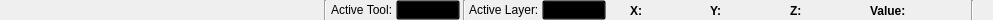
<?xml version="1.0" encoding="UTF-8"?>
<ui version="4.0">
 <class>StatusBar</class>
 <widget class="QWidget" name="StatusBar">
  <property name="geometry">
   <rect>
    <x>0</x>
    <y>0</y>
    <width>993</width>
    <height>20</height>
   </rect>
  </property>
  <property name="windowTitle">
   <string>Form</string>
  </property>
  <property name="styleSheet">
   <string notr="true">QToolButton{
	background-color:  rgba( 0, 0, 0, 0 );
	border: 1px solid  rgba( 0, 0, 0, 0 );
	margin: 0, 0, 0, 0;
	padding: 0, 0, 0, 0, ;
}


 QComboBox {
     padding: 1px 1px 1px 1px;
     min-width: 6em;
	background-color: rgba( 0,0,0,0 );
	color: black;
 }

 QComboBox:editable {
 }

 QComboBox:!editable, QComboBox::drop-down:editable {
	background-color: qlineargradient(x1: 0, y1: 0, x2: 0, y2: 1,
                                  stop: 0 #E1E1E1, stop: 0.4 #DDDDDD,
                                  stop: 0.5 #D8D8D8, stop: 1.0 #D3D3D3);
 }

 /* QComboBox gets the &quot;on&quot; state when the popup is open */
 QComboBox:!editable:on, QComboBox::drop-down:editable:on {
     background: qlineargradient(x1: 0, y1: 0, x2: 0, y2: 1,
                                 stop: 0 #D3D3D3, stop: 0.4 #D8D8D8,
                                 stop: 0.5 #DDDDDD, stop: 1.0 #E1E1E1);
 }

 QComboBox:on { /* shift the text when the popup opens */
 }

 QComboBox::drop-down {
     subcontrol-origin: padding;
     subcontrol-position: top right;
    /* width: 16px;*/
     border-top-right-radius: 2px;
     border-bottom-right-radius: 2px;
 }

 QComboBox::down-arrow {
     image: url(&quot;:/Images/Arrow.png&quot;);
 }

 QComboBox::down-arrow:on { /* shift the arrow when popup is open */
     top: 0px;
     left: 0px;
 }
QComboBox::icon{
	border: 1px solid rgba( 0, 0, 0, 0 );
}</string>
  </property>
  <layout class="QHBoxLayout" name="horizontalLayout_11">
   <property name="spacing">
    <number>0</number>
   </property>
   <property name="margin">
    <number>0</number>
   </property>
   <item>
    <widget class="QWidget" name="widget_8" native="true">
     <property name="sizePolicy">
      <sizepolicy hsizetype="Fixed" vsizetype="Fixed">
       <horstretch>0</horstretch>
       <verstretch>0</verstretch>
      </sizepolicy>
     </property>
     <property name="minimumSize">
      <size>
       <width>20</width>
       <height>20</height>
      </size>
     </property>
     <property name="maximumSize">
      <size>
       <width>20</width>
       <height>20</height>
      </size>
     </property>
     <property name="font">
      <font>
       <pointsize>10</pointsize>
      </font>
     </property>
     <layout class="QHBoxLayout" name="horizontalLayout_8">
      <property name="spacing">
       <number>0</number>
      </property>
      <property name="margin">
       <number>2</number>
      </property>
      <item>
       <widget class="QToolButton" name="info_button_">
        <property name="minimumSize">
         <size>
          <width>16</width>
          <height>16</height>
         </size>
        </property>
        <property name="maximumSize">
         <size>
          <width>16</width>
          <height>16</height>
         </size>
        </property>
        <property name="font">
         <font>
          <pointsize>10</pointsize>
         </font>
        </property>
        <property name="text">
         <string/>
        </property>
        <property name="icon">
         <iconset resource="../../Resources/QtResources.qrc">
          <normaloff>:/Images/TextOff.png</normaloff>
          <normalon>:/Images/Text.png</normalon>:/Images/TextOff.png</iconset>
        </property>
        <property name="checkable">
         <bool>false</bool>
        </property>
        <property name="checked">
         <bool>false</bool>
        </property>
        <property name="popupMode">
         <enum>QToolButton::DelayedPopup</enum>
        </property>
       </widget>
      </item>
     </layout>
    </widget>
   </item>
   <item>
    <widget class="QWidget" name="widget_6" native="true">
     <property name="sizePolicy">
      <sizepolicy hsizetype="MinimumExpanding" vsizetype="Preferred">
       <horstretch>0</horstretch>
       <verstretch>0</verstretch>
      </sizepolicy>
     </property>
     <property name="minimumSize">
      <size>
       <width>0</width>
       <height>20</height>
      </size>
     </property>
     <property name="maximumSize">
      <size>
       <width>16777215</width>
       <height>20</height>
      </size>
     </property>
     <property name="font">
      <font>
       <pointsize>10</pointsize>
      </font>
     </property>
     <layout class="QHBoxLayout" name="horizontalLayout_6">
      <property name="spacing">
       <number>0</number>
      </property>
      <property name="leftMargin">
       <number>4</number>
      </property>
      <property name="topMargin">
       <number>0</number>
      </property>
      <property name="rightMargin">
       <number>4</number>
      </property>
      <property name="bottomMargin">
       <number>0</number>
      </property>
      <item>
       <widget class="QLabel" name="status_report_label_">
        <property name="sizePolicy">
         <sizepolicy hsizetype="MinimumExpanding" vsizetype="Preferred">
          <horstretch>0</horstretch>
          <verstretch>0</verstretch>
         </sizepolicy>
        </property>
        <property name="text">
         <string/>
        </property>
       </widget>
      </item>
      <item>
       <spacer name="horizontalSpacer">
        <property name="orientation">
         <enum>Qt::Horizontal</enum>
        </property>
        <property name="sizeHint" stdset="0">
         <size>
          <width>40</width>
          <height>20</height>
         </size>
        </property>
       </spacer>
      </item>
      <item>
       <widget class="Line" name="line_2">
        <property name="minimumSize">
         <size>
          <width>0</width>
          <height>20</height>
         </size>
        </property>
        <property name="maximumSize">
         <size>
          <width>16777215</width>
          <height>20</height>
         </size>
        </property>
        <property name="orientation">
         <enum>Qt::Vertical</enum>
        </property>
       </widget>
      </item>
     </layout>
    </widget>
   </item>
   <item>
    <widget class="QWidget" name="actives_" native="true">
     <property name="sizePolicy">
      <sizepolicy hsizetype="Minimum" vsizetype="Fixed">
       <horstretch>0</horstretch>
       <verstretch>0</verstretch>
      </sizepolicy>
     </property>
     <property name="minimumSize">
      <size>
       <width>0</width>
       <height>20</height>
      </size>
     </property>
     <property name="maximumSize">
      <size>
       <width>16777215</width>
       <height>20</height>
      </size>
     </property>
     <layout class="QHBoxLayout" name="horizontalLayout_9">
      <property name="spacing">
       <number>3</number>
      </property>
      <property name="margin">
       <number>0</number>
      </property>
      <item>
       <widget class="QLabel" name="label_2">
        <property name="text">
         <string>Active Tool:</string>
        </property>
       </widget>
      </item>
      <item>
       <widget class="QComboBox" name="tool_combobox_">
        <property name="sizeAdjustPolicy">
         <enum>QComboBox::AdjustToContents</enum>
        </property>
        <property name="frame">
         <bool>false</bool>
        </property>
       </widget>
      </item>
      <item>
       <widget class="Line" name="line">
        <property name="sizePolicy">
         <sizepolicy hsizetype="Fixed" vsizetype="Fixed">
          <horstretch>0</horstretch>
          <verstretch>0</verstretch>
         </sizepolicy>
        </property>
        <property name="minimumSize">
         <size>
          <width>0</width>
          <height>20</height>
         </size>
        </property>
        <property name="maximumSize">
         <size>
          <width>16777215</width>
          <height>20</height>
         </size>
        </property>
        <property name="orientation">
         <enum>Qt::Vertical</enum>
        </property>
       </widget>
      </item>
      <item>
       <widget class="QLabel" name="label">
        <property name="text">
         <string>Active Layer:</string>
        </property>
       </widget>
      </item>
      <item>
       <widget class="QComboBox" name="layer_combobox_">
        <property name="sizeAdjustPolicy">
         <enum>QComboBox::AdjustToContents</enum>
        </property>
        <property name="frame">
         <bool>false</bool>
        </property>
       </widget>
      </item>
     </layout>
    </widget>
   </item>
   <item>
    <widget class="QWidget" name="label_values_" native="true">
     <property name="sizePolicy">
      <sizepolicy hsizetype="Fixed" vsizetype="Fixed">
       <horstretch>0</horstretch>
       <verstretch>0</verstretch>
      </sizepolicy>
     </property>
     <property name="minimumSize">
      <size>
       <width>364</width>
       <height>20</height>
      </size>
     </property>
     <property name="maximumSize">
      <size>
       <width>364</width>
       <height>20</height>
      </size>
     </property>
     <property name="font">
      <font>
       <pointsize>10</pointsize>
      </font>
     </property>
     <layout class="QHBoxLayout" name="horizontalLayout_5" stretch="0,4,4,4,5">
      <property name="spacing">
       <number>0</number>
      </property>
      <property name="margin">
       <number>0</number>
      </property>
      <item>
       <widget class="QWidget" name="widget_7" native="true">
        <property name="sizePolicy">
         <sizepolicy hsizetype="Fixed" vsizetype="Fixed">
          <horstretch>0</horstretch>
          <verstretch>0</verstretch>
         </sizepolicy>
        </property>
        <property name="minimumSize">
         <size>
          <width>20</width>
          <height>20</height>
         </size>
        </property>
        <property name="maximumSize">
         <size>
          <width>20</width>
          <height>20</height>
         </size>
        </property>
        <property name="font">
         <font>
          <pointsize>10</pointsize>
         </font>
        </property>
        <layout class="QHBoxLayout" name="horizontalLayout_7">
         <property name="spacing">
          <number>0</number>
         </property>
         <property name="margin">
          <number>2</number>
         </property>
         <item>
          <widget class="QToolButton" name="world_button_">
           <property name="minimumSize">
            <size>
             <width>16</width>
             <height>16</height>
            </size>
           </property>
           <property name="maximumSize">
            <size>
             <width>16</width>
             <height>16</height>
            </size>
           </property>
           <property name="font">
            <font>
             <pointsize>10</pointsize>
            </font>
           </property>
           <property name="text">
            <string/>
           </property>
           <property name="icon">
            <iconset resource="../../Resources/QtResources.qrc">
             <normaloff>:/Images/WorldOff.png</normaloff>
             <normalon>:/Images/World.png</normalon>:/Images/WorldOff.png</iconset>
           </property>
           <property name="checkable">
            <bool>true</bool>
           </property>
           <property name="checked">
            <bool>false</bool>
           </property>
           <property name="popupMode">
            <enum>QToolButton::DelayedPopup</enum>
           </property>
          </widget>
         </item>
        </layout>
       </widget>
      </item>
      <item>
       <widget class="QWidget" name="widget_2" native="true">
        <property name="minimumSize">
         <size>
          <width>80</width>
          <height>0</height>
         </size>
        </property>
        <property name="maximumSize">
         <size>
          <width>80</width>
          <height>16777215</height>
         </size>
        </property>
        <property name="font">
         <font>
          <pointsize>10</pointsize>
         </font>
        </property>
        <layout class="QHBoxLayout" name="horizontalLayout" stretch="0,1">
         <property name="spacing">
          <number>0</number>
         </property>
         <property name="leftMargin">
          <number>4</number>
         </property>
         <property name="topMargin">
          <number>2</number>
         </property>
         <property name="rightMargin">
          <number>4</number>
         </property>
         <property name="bottomMargin">
          <number>1</number>
         </property>
         <item>
          <widget class="QLabel" name="x_coord_label_">
           <property name="minimumSize">
            <size>
             <width>14</width>
             <height>0</height>
            </size>
           </property>
           <property name="maximumSize">
            <size>
             <width>14</width>
             <height>16777215</height>
            </size>
           </property>
           <property name="font">
            <font>
             <weight>75</weight>
             <bold>true</bold>
            </font>
           </property>
           <property name="text">
            <string>X:</string>
           </property>
          </widget>
         </item>
         <item>
          <widget class="QLabel" name="x_">
           <property name="minimumSize">
            <size>
             <width>58</width>
             <height>0</height>
            </size>
           </property>
           <property name="maximumSize">
            <size>
             <width>58</width>
             <height>16777215</height>
            </size>
           </property>
           <property name="font">
            <font>
             <pointsize>9</pointsize>
            </font>
           </property>
           <property name="text">
            <string/>
           </property>
          </widget>
         </item>
        </layout>
       </widget>
      </item>
      <item>
       <widget class="QWidget" name="widget_3" native="true">
        <property name="minimumSize">
         <size>
          <width>80</width>
          <height>0</height>
         </size>
        </property>
        <property name="maximumSize">
         <size>
          <width>80</width>
          <height>16777215</height>
         </size>
        </property>
        <property name="font">
         <font>
          <pointsize>10</pointsize>
         </font>
        </property>
        <layout class="QHBoxLayout" name="horizontalLayout_2" stretch="0,1">
         <property name="spacing">
          <number>0</number>
         </property>
         <property name="leftMargin">
          <number>4</number>
         </property>
         <property name="topMargin">
          <number>2</number>
         </property>
         <property name="rightMargin">
          <number>4</number>
         </property>
         <property name="bottomMargin">
          <number>1</number>
         </property>
         <item>
          <widget class="QLabel" name="y_coord_label_">
           <property name="minimumSize">
            <size>
             <width>14</width>
             <height>0</height>
            </size>
           </property>
           <property name="maximumSize">
            <size>
             <width>14</width>
             <height>16777215</height>
            </size>
           </property>
           <property name="font">
            <font>
             <weight>75</weight>
             <bold>true</bold>
            </font>
           </property>
           <property name="text">
            <string>Y:</string>
           </property>
          </widget>
         </item>
         <item>
          <widget class="QLabel" name="y_">
           <property name="minimumSize">
            <size>
             <width>58</width>
             <height>0</height>
            </size>
           </property>
           <property name="maximumSize">
            <size>
             <width>58</width>
             <height>16777215</height>
            </size>
           </property>
           <property name="font">
            <font>
             <pointsize>9</pointsize>
            </font>
           </property>
           <property name="text">
            <string/>
           </property>
          </widget>
         </item>
        </layout>
       </widget>
      </item>
      <item>
       <widget class="QWidget" name="widget_4" native="true">
        <property name="minimumSize">
         <size>
          <width>80</width>
          <height>0</height>
         </size>
        </property>
        <property name="maximumSize">
         <size>
          <width>80</width>
          <height>16777215</height>
         </size>
        </property>
        <property name="font">
         <font>
          <pointsize>10</pointsize>
         </font>
        </property>
        <layout class="QHBoxLayout" name="horizontalLayout_3" stretch="0,1">
         <property name="spacing">
          <number>0</number>
         </property>
         <property name="leftMargin">
          <number>4</number>
         </property>
         <property name="topMargin">
          <number>2</number>
         </property>
         <property name="rightMargin">
          <number>4</number>
         </property>
         <property name="bottomMargin">
          <number>1</number>
         </property>
         <item>
          <widget class="QLabel" name="z_coord_label_">
           <property name="minimumSize">
            <size>
             <width>14</width>
             <height>0</height>
            </size>
           </property>
           <property name="maximumSize">
            <size>
             <width>14</width>
             <height>16777215</height>
            </size>
           </property>
           <property name="font">
            <font>
             <weight>75</weight>
             <bold>true</bold>
            </font>
           </property>
           <property name="text">
            <string>Z:</string>
           </property>
          </widget>
         </item>
         <item>
          <widget class="QLabel" name="z_">
           <property name="minimumSize">
            <size>
             <width>58</width>
             <height>0</height>
            </size>
           </property>
           <property name="maximumSize">
            <size>
             <width>58</width>
             <height>16777215</height>
            </size>
           </property>
           <property name="font">
            <font>
             <pointsize>9</pointsize>
            </font>
           </property>
           <property name="text">
            <string/>
           </property>
          </widget>
         </item>
        </layout>
       </widget>
      </item>
      <item>
       <widget class="QWidget" name="widget" native="true">
        <property name="minimumSize">
         <size>
          <width>104</width>
          <height>0</height>
         </size>
        </property>
        <property name="maximumSize">
         <size>
          <width>104</width>
          <height>16777215</height>
         </size>
        </property>
        <property name="font">
         <font>
          <pointsize>10</pointsize>
         </font>
        </property>
        <layout class="QHBoxLayout" name="horizontalLayout_4" stretch="0,1">
         <property name="spacing">
          <number>0</number>
         </property>
         <property name="leftMargin">
          <number>4</number>
         </property>
         <property name="topMargin">
          <number>2</number>
         </property>
         <property name="rightMargin">
          <number>4</number>
         </property>
         <property name="bottomMargin">
          <number>1</number>
         </property>
         <item>
          <widget class="QLabel" name="value_label_">
           <property name="minimumSize">
            <size>
             <width>40</width>
             <height>0</height>
            </size>
           </property>
           <property name="maximumSize">
            <size>
             <width>40</width>
             <height>16777215</height>
            </size>
           </property>
           <property name="font">
            <font>
             <weight>75</weight>
             <bold>true</bold>
            </font>
           </property>
           <property name="text">
            <string>Value:</string>
           </property>
          </widget>
         </item>
         <item>
          <widget class="QLabel" name="value_">
           <property name="minimumSize">
            <size>
             <width>58</width>
             <height>0</height>
            </size>
           </property>
           <property name="maximumSize">
            <size>
             <width>58</width>
             <height>16777215</height>
            </size>
           </property>
           <property name="font">
            <font>
             <pointsize>9</pointsize>
            </font>
           </property>
           <property name="text">
            <string/>
           </property>
          </widget>
         </item>
        </layout>
       </widget>
      </item>
     </layout>
    </widget>
   </item>
   <item>
    <widget class="QWidget" name="widget_9" native="true">
     <property name="sizePolicy">
      <sizepolicy hsizetype="Fixed" vsizetype="Fixed">
       <horstretch>0</horstretch>
       <verstretch>0</verstretch>
      </sizepolicy>
     </property>
     <property name="minimumSize">
      <size>
       <width>23</width>
       <height>20</height>
      </size>
     </property>
     <property name="maximumSize">
      <size>
       <width>23</width>
       <height>20</height>
      </size>
     </property>
     <property name="font">
      <font>
       <pointsize>10</pointsize>
      </font>
     </property>
     <layout class="QHBoxLayout" name="horizontalLayout_10">
      <property name="spacing">
       <number>0</number>
      </property>
      <property name="margin">
       <number>0</number>
      </property>
      <item>
       <widget class="Line" name="line_3">
        <property name="sizePolicy">
         <sizepolicy hsizetype="Fixed" vsizetype="Fixed">
          <horstretch>0</horstretch>
          <verstretch>0</verstretch>
         </sizepolicy>
        </property>
        <property name="minimumSize">
         <size>
          <width>0</width>
          <height>20</height>
         </size>
        </property>
        <property name="maximumSize">
         <size>
          <width>16777215</width>
          <height>20</height>
         </size>
        </property>
        <property name="orientation">
         <enum>Qt::Vertical</enum>
        </property>
       </widget>
      </item>
      <item>
       <widget class="QToolButton" name="swap_visibility_button_">
        <property name="minimumSize">
         <size>
          <width>16</width>
          <height>16</height>
         </size>
        </property>
        <property name="maximumSize">
         <size>
          <width>16</width>
          <height>16</height>
         </size>
        </property>
        <property name="font">
         <font>
          <pointsize>10</pointsize>
         </font>
        </property>
        <property name="text">
         <string/>
        </property>
        <property name="icon">
         <iconset resource="../../Resources/QtResources.qrc">
          <normaloff>:/Images/FlipVertOff.png</normaloff>:/Images/FlipVertOff.png</iconset>
        </property>
        <property name="checkable">
         <bool>true</bool>
        </property>
        <property name="checked">
         <bool>false</bool>
        </property>
        <property name="popupMode">
         <enum>QToolButton::DelayedPopup</enum>
        </property>
       </widget>
      </item>
     </layout>
    </widget>
   </item>
  </layout>
 </widget>
 <resources>
  <include location="../../Resources/QtResources.qrc"/>
 </resources>
 <connections/>
</ui>
